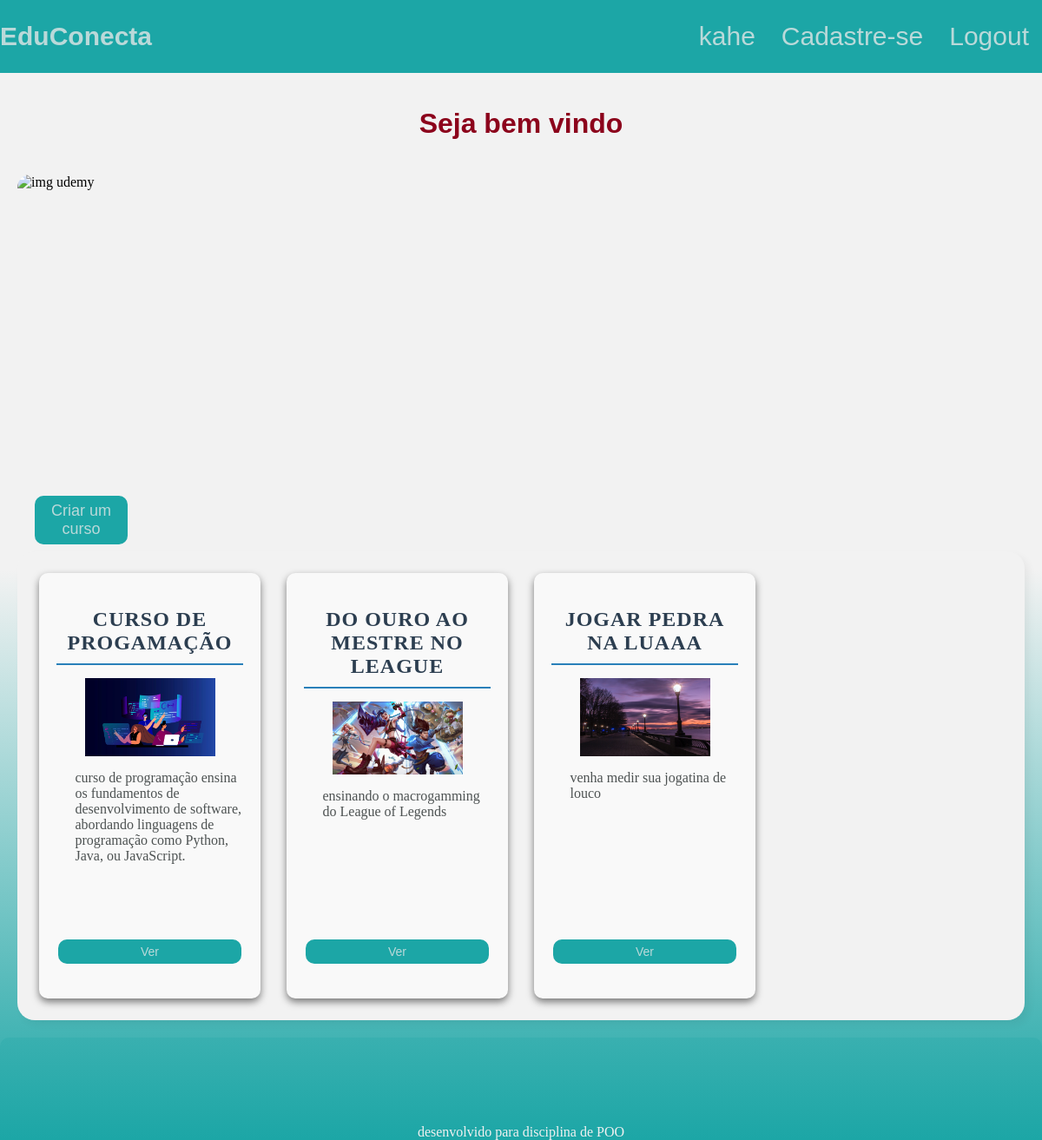
The app's page /home (signed in) with its own data.
### paginas/models.py (models this page shows, shortened)
class Curso(models.Model):
    titulo = models.CharField(max_length=100)
    descricao = models.TextField()
    image = models.ImageField('image/')
    criando_em = models.DateTimeField(default=timezone.now)
    usuario = models.ForeignKey(User, on_delete=models.CASCADE,null=True)
    class Meta:
        verbose_name = 'Post'
        verbose_name_plural = 'Posts'
        ordering = ['id']

### paginas/views.py (the view)
# urls.py: path('home',views.listar_cursos,name='listar-curso'),
@login_required(login_url='')
def listar_cursos(request):
    template_name = 'listar-curso.html'
    cursos = Curso.objects.all()
    context= {
        'cursos': cursos
    }
    return render(request,template_name,{'cursos': cursos})

### paginas/templates/listar-curso.html (shortened to what this page needs)
{% load static %}
<!DOCTYPE html>
<html lang="en">
<head>
    <link rel="stylesheet" href="{% static 'listarCursostyle.css' %}">
</head>
<body>
    <nav>
            <div id="logo">
                <h1 id="logo">EduConecta</h1>
            </div>
            <div class="cabecalho">
                {% if user.is_authenticated %}
                    <form id="logout" action="{% url 'logout' %}" method="post" style="display: inline;">
                        <button class='botao3' type="submit">Logout</button>
                    </form>
                {% else %}
                    <a href="{% url 'login' %}">Login</a>
                {% endif %}
                <a href="registrar">Cadastre-se</a>
                <a href="perfil">{{ user.get_username }}</a>
            </div>
    </nav>
    <main>
        <h1>Seja bem vindo</h1>
        <img src="https://img-c.udemycdn.com/notices/web_carousel_slide/image/6caba229-b963-4af8-84b8-f71693be2507.jpg" alt="img udemy">
        {% if user.is_authenticated %}
        <a class="botao" href="{% url 'criar-curso' %}">Criar um curso</a>
        {% endif %}
        {% if user.is_authenticated %}
            <div class="conteudo">
             {% for curso in cursos %}
                    <div class="cursos">
                        <h2>{{curso.titulo}}</h2>
                        <img id="imagem" src="{{curso.image.url}}" width="150" alt="{{curso.title}}">
                            <p>{{curso.descricao}}</p>
                        <a class="botao2" href="{% url 'curso-detalhes' curso.id %}">Ver</a>
                    </div>
                {% endfor %}
            </div>
        {% endif %}
    </main>
    <footer>
        <p id="pFooter">desenvolvido para disciplina de POO</p>
    </footer>
</body>
</html>

### static/listarCursostyle.css (style rules this page uses)
body { background: linear-gradient(to bottom, #F2F2F2 50%, #1CA6A6); background-color: #F2F2F2; width: 100%; margin: 0; }
body > nav { display: grid; grid-template-columns: repeat(2,1fr); }
#logout { transition: background-color 0.3s ease; padding: 0px 0px; }
.cabecalho { background-color: #1CA6A6; display: flex; flex-direction: row-reverse; justify-content: flex-start; }
.cabecalho > * { text-decoration: none; color: #BAD9D9; padding: 25px 15px; font-size: 30px; font-family: Arial, Helvetica, sans-serif; }
#logo { background-color: #1CA6A6; color: #BAD9D9; display: flex; flex-direction: row; font-size: 30px; font-family: Arial, Helvetica, sans-serif; }
main { margin: 20px; }
body > main > h1 { text-align: center; font-family: Arial, Helvetica, sans-serif; color: #8C031C; margin: 40px 0px; }
body > main > img { display: block; margin: auto; border-radius: 15px; height: 400px; height: 400px; width: 100%; }
.conteudo { background-color: #F2F2F2; display: grid; grid-template-columns: repeat(4,1fr); gap: 20px; border-radius: 20px; padding: 20px; box-shadow: 5px 5px 10px rgba(0, 0, 0, 0.05); }
.cursos { height: 450px; background-color:#F2F2F2; padding: 20px; margin: 5px; border-radius: 10px; display: flex; flex-direction: column; background-color: #f9f9f9; box-shadow: 0 4px 8px rgba(0, 0, 0, 0.5); padding: 20px; text-align: center; transition: transform 0.3s; }
h2 { font-size: 24px; font-weight: bold; color: #2c3e50; margin-bottom: 15px; transition: color 0.3s; text-transform: uppercase; letter-spacing: 1px; border-bottom: 2px solid #2980b9; padding-bottom: 10px; }
#imagem { height: 20%; align-self: center; }
p { text-align: start; height: 40%; margin-left:10% ; color: #4d5252; }
.botao { background-color: #1CA6A6; padding: 7px; border-radius: 10px; margin-top: 20px; margin-left: 20px; margin-bottom: 8px; display: block; width: 8%; text-align: center; text-decoration: none; font-family: Arial, Helvetica, sans-serif; color: #BAD9D9; font-size: 18px; }
.botao2 { background-color: #1CA6A6; padding: 6px 9px; border-radius: 10px; margin: 20px; text-decoration: none; width: 90%; text-align: center; font-family: Arial, Helvetica, sans-serif; color: #BAD9D9; font-size: 14px; align-self: center; }
.botao3 { border: none; color: #BAD9D9; background-color: #1CA6A6; font-size: 30px; padding: 25px 15px; }
footer { border-radius: 10px 10px 0px 0px; background: linear-gradient(to bottom, #39B0B0 , #1CA6A6); text-align: center; color: #BAD9D9; padding-top: 100px; }
#pFooter { text-align: center; width: 100%; color: #f1f1f1; margin: 0; }
@media (max-width: 1400px) { body > main > img { height: 350px; } }

### records on screen
Curso: titulo "CURSO DE PROGAMAÇÃO", image (picture), descricao "curso de programação ensina os fundamentos de desenvolvimento de software, abordando linguagens de programação como Python, Java, ou JavaScript."
Curso: titulo "DO OURO AO MESTRE NO LEAGUE", image (picture), descricao "ensinando o macrogamming do League of Legends"
Curso: titulo "JOGAR PEDRA NA LUAAA", image (picture), descricao "venha medir sua jogatina de louco"

### other values on screen
{{ user.get_username }} "kahe"
